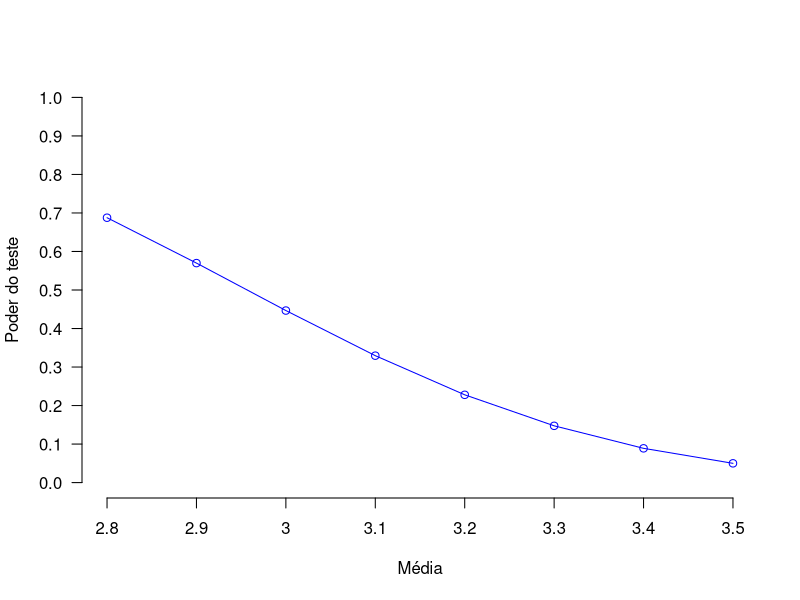

Here is the R script that generated this plot:
library(pwr)

poder_do_teste = function(p, p0) {
	h = ES.h(p, p0)
	poder = pwr.p.test(h, n=200, sig.level=0.05, power=NULL, alternative="less")
	poder[[4]]
} 

poder = c(
poder_do_teste(0.28, 0.35),
poder_do_teste(0.29, 0.35),
poder_do_teste(0.3, 0.35),
poder_do_teste(0.31, 0.35),
poder_do_teste(0.32, 0.35),
poder_do_teste(0.33, 0.35),
poder_do_teste(0.34, 0.35),
poder_do_teste(0.35, 0.35)
)

pdf("poderDoTesteProporcao.pdf")
plot(poder, type="o", col="blue", ylim=c(0,1), axes=FALSE, ann=FALSE)

axis(1, at=1:8, lab=c(2.8, 2.9, 3, 3.1, 3.2, 3.3, 3.4, 3.5))
title(xlab="Média", col.lab="black")

axis(2, las=1, at=c(0, 0.1, 0.2, 0.3, 0.4, 0.5, 0.6, 0.7, 0.8, 0.9, 1))
title(ylab="Poder do teste", col.lab="black")
